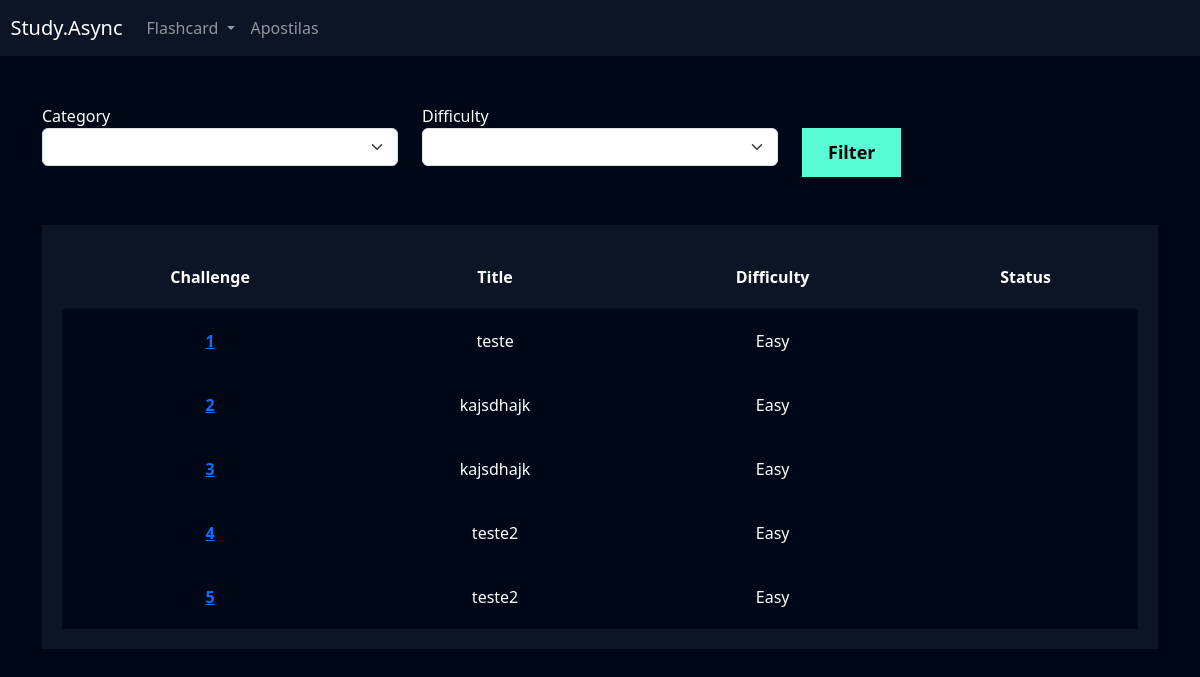
The app's page /flashcard/list_challenge/ (signed in) with its own data.
### flashcard/models.py (models this page shows, shortened)
class Challenge(models.Model):
    user = models.ForeignKey(User, on_delete=models.DO_NOTHING)
    title = models.CharField(max_length=100)
    category = models.ManyToManyField(Category)
    amount_questions = models.IntegerField()
    difficulty = models.CharField(
        max_length=1, choices=Flashcard.DIFFICULTY_CHOICES
    )
    flashcards = models.ManyToManyField(FlashcardChallenge)

### flashcard/views.py (the view)
# urls.py: path('list_challenge/', views.list_challenge, name='list_challenge'),
def list_challenge(request):
    challenges = Challenge.objects.filter(user=request.user)
    return render(request, 'list_challenge.html', {'challenges': challenges})

### templates/list_challenge.html (shortened to what this page needs)
{% extends "base.html" %}
{% load static %}
{% block 'header' %}
    <link href="{% static 'users/css/register.css' %}" rel="stylesheet">
    <link href="{% static 'flashcard/css/new_flashcard.css' %}" rel="stylesheet">
    <link href="{% static 'flashcard/css/init_challenge.css' %}" rel="stylesheet">
    <link href="{% static 'flashcard/css/challenge.css' %}" rel="stylesheet">
    <link href='https://unpkg.com/boxicons@2.1.4/css/boxicons.min.css' rel='stylesheet'>
{% endblock 'header' %}
{% block 'content' %}
    {% include "partials/header.html" %}
    <div class="container">
        <br>
        <br>
        <div class="row">
            <div class="col-md">
                <form action="" method="GET">
                <label for="">Category</label>
                <select name="category" class="form-select">
                </select>
            </div>
            <div class="col-md">
                <label for="">Difficulty</label>
                <select name="difficulty" class="form-select">
                </select>
            </div>
            <div class="col-md">
                <br>
                <input type="submit" value="Filter" class="btn-register">
            </div>
        </div>
        <br>
        <br>
        <div class="box-list">
            <table>
                <thead>
                  <tr>
                    <th scope="col">Challenge</th>
                    <th scope="col">Title</th>
                    <th scope="col">Difficulty</th>
                    <th scope="col">Status</th>
                  </tr>
                </thead>
                <tbody>
                    {% for challenge in challenges %}
                        <tr class="line">
                            <th><a href="{% url 'challenge' challenge.id %}">{{challenge.id}}</a></th>
                            <td>{{challenge.title}}</td>
                            <td>{{challenge.get_difficulty_display}}</td>
                            <td>{{challenge.status}}</td>
                        </tr>
                  {% endfor %}
                </tbody>
              </table>
        </div>
    </div>
{% endblock 'content' %}

### templates/base.html (shortened to what this page needs)
{% load static %}
<!doctype html>
<html lang="en">
  <head>
    <link href="https://cdn.jsdelivr.net/npm/bootstrap@5.3.2/dist/css/bootstrap.min.css" rel="stylesheet">
    <link rel="stylesheet" href="{% static 'general/css/base.css' %}">
    {% block 'header' %} {% endblock %}
  </head>
  <body>
    {% block 'content' %} {% endblock %}
  </body>
</html>

### templates/partials/header.html (shortened to what this page needs)
<nav style="background-color: var(--main-color)" class="navbar navbar-expand-lg navbar-dark">
<a class="navbar-brand" href="#">&nbsp&nbspStudy.Async</a>
<div class="collapse navbar-collapse" id="navbarNav">
<ul class="navbar-nav">
<li class="nav-item dropdown">
<a class="nav-link dropdown-toggle" href="#" id="navbarDropdown" role="button" data-bs-toggle="dropdown" aria-expanded="false">
Flashcard
</a>
</li>
<li class="nav-item">
<a class="nav-link" href="">Apostilas</a>
</li>
</ul>
</div>
</nav>

### templates/static/general/css/base.css (style rules this page uses)
:root { --main-color: #0b1526; --dark-color: #000716; --secondary-dark-color: rgb(15, 2, 26); --light-color: #00c1f3; --contrast-color: #f4c96b; --differential-color: #58fcd5; }
body { background-color: var(--dark-color) !important; color: white !important; }

### templates/static/users/css/register.css (style rules this page uses)
* { margin: 0; padding: 0; }
.btn-register { padding: 10px; background-color: #58fcd5; border: none; border: 1px solid #58fcd5; font-size: 18px; font-weight: bold; padding-left: 25px; padding-right: 25px; }

### templates/static/flashcard/css/challenge.css (style rules this page uses)
.box-list { background-color: #0b1526; padding: 20px; }
table { width: 100%; padding: 20px; text-align: center; }
.line { height: 40px; background-color: var(--dark-color); padding: 20px; }
td, th { padding: 20px; }
tr { background-color: var(--main-color); }

### records on screen
Challenge: id "1", title "teste", difficulty "Easy"
Challenge: id "2", title "kajsdhajk", difficulty "Easy"
Challenge: id "3", title "kajsdhajk", difficulty "Easy"
Challenge: id "4", title "teste2", difficulty "Easy"
Challenge: id "5", title "teste2", difficulty "Easy"
